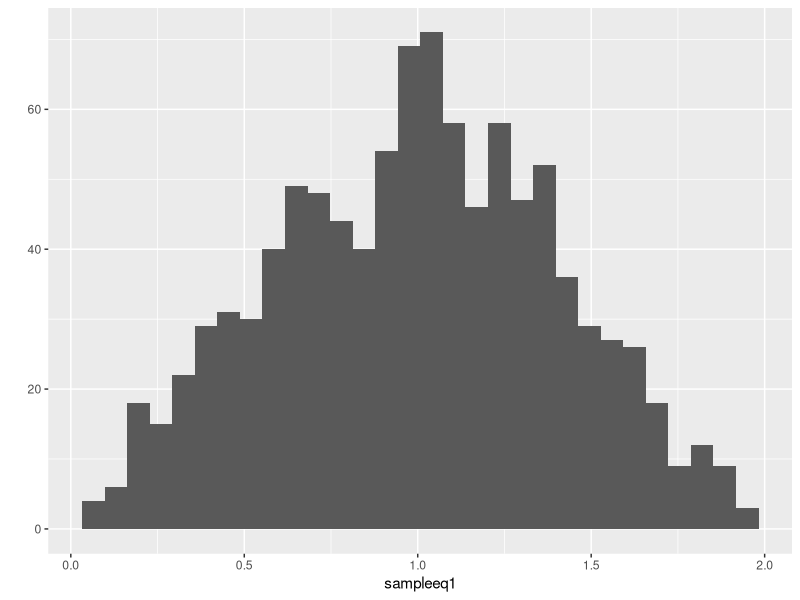
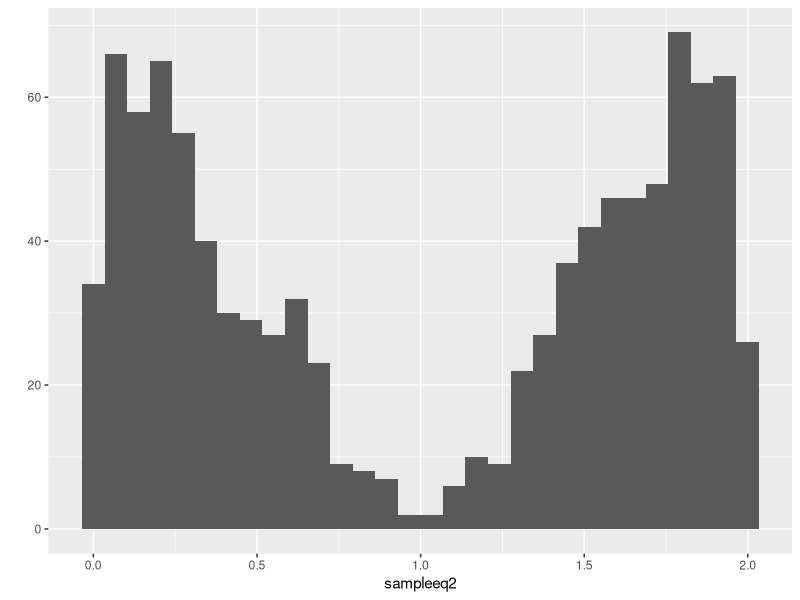
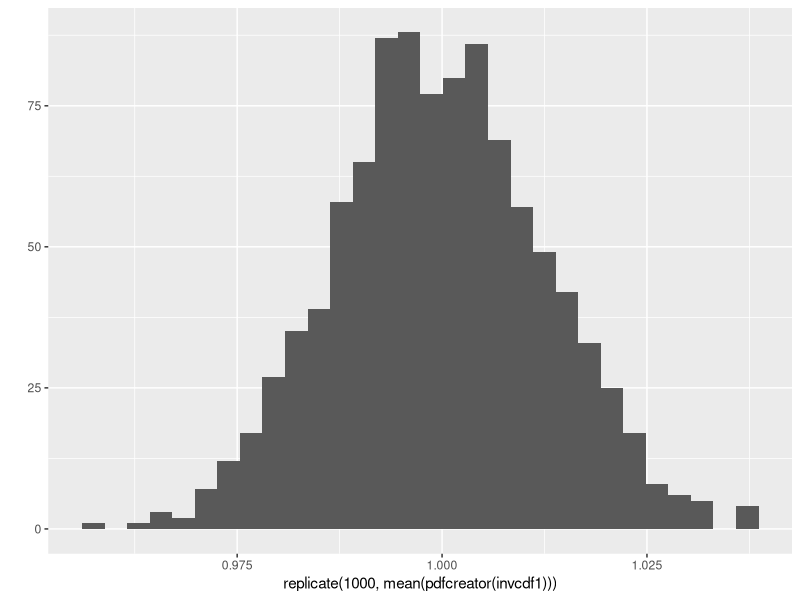
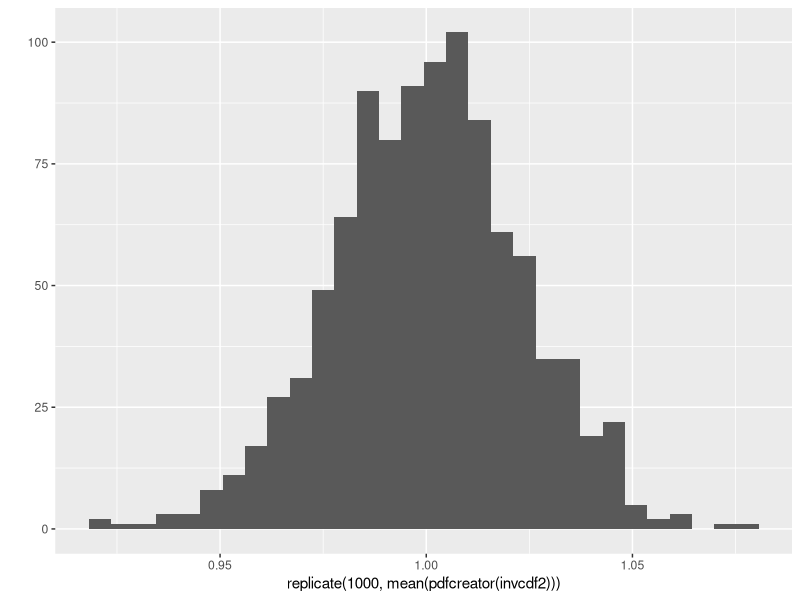

Source code (R) for these figures, in order:
## ---- chunk 1

library(ggplot2)

invcdf1 <- function(y){
  if (y >= 0 && y <= 2){
    ret <- ifelse(y < 0.5, sqrt(2*y), 2-sqrt(2*(1-y)))
  }
}

pdfcreator <- function(invcdf1){  
  return(sapply(runif(1000),invcdf1))
}

sampleeq1 <- pdfcreator(invcdf1)


## ---- chunk 2

#sqrt(2*x-4)+2

#2 - sqrt(4-2*y)

invcdf2 <- function(y){
  if(y >= 0 && y <= 2){
    ret <- ifelse(y < 0.5, 1-sqrt(1-2*y), 1+sqrt(2*y-1))
  }
}



sampleeq2 <- pdfcreator(invcdf2)




## ---- chunk 3

qplot(sampleeq1)

qplot(sampleeq2)

## ---- chunk 4

qplot(replicate(1000,mean(pdfcreator(invcdf1))))

qplot(replicate(1000,mean(pdfcreator(invcdf2))))

